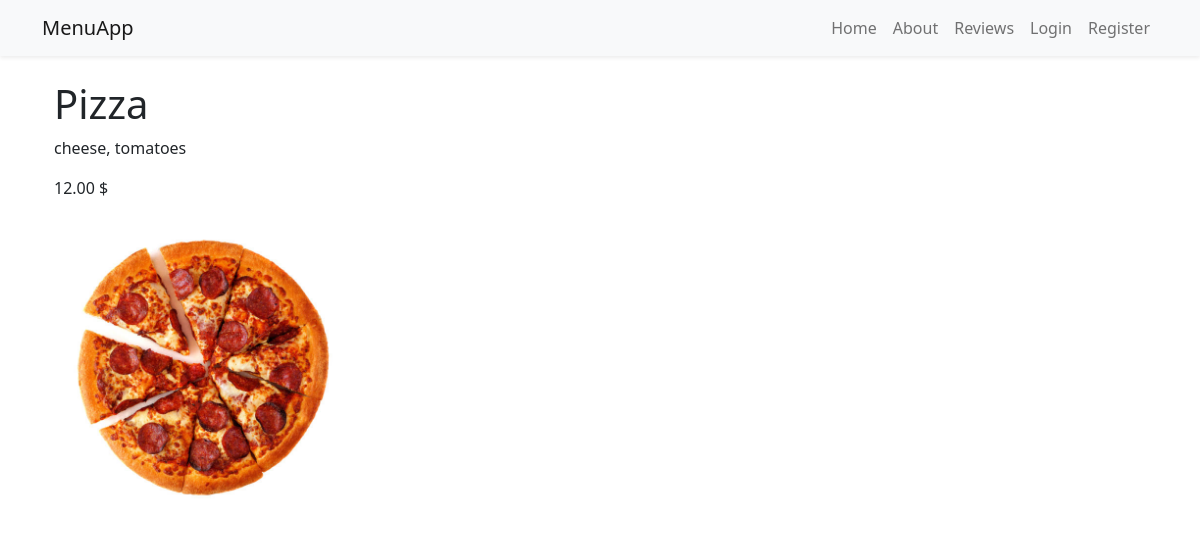
The page /item/5/ on the database its author committed.
### restaurant_menu/models.py (models this page shows, shortened)
class Item(models.Model):
    meal = models.CharField(max_length=50)
    description = models.CharField(max_length=2000)
    price = models.DecimalField(decimal_places=2, max_digits=6)
    meal_type = models.CharField(choices=MEAL_TYPE)
    author = models.ForeignKey(User, on_delete=models.CASCADE)
    status = models.IntegerField(choices=STATUS, default=1)
    date_created = models.DateTimeField(auto_now_add=True)
    date_updated = models.DateTimeField(auto_now=True)
    image = models.ImageField(upload_to='images/', null=True, blank=True)

### restaurant_menu/views.py (the view)
# urls.py: path('item/<int:pk>/', views.MenuItemDetail.as_view(), name='menu_item'),
class MenuItemDetail(generic.DetailView):
    model = Item
    template_name = 'menu_item_detail.html'

### templates/menu_item_detail.html
{% extends 'base.html' %}
{% block content %}
    <div class="container">
    <h1>{{item.meal}}</h1>
    <p>{{item.description}}</p>
    <p>{{item.price}} $</p>
        <div>
            {% if item.image %}<img src="{{ item.image.url }}" alt="{{ item.meal }}" class="img-fluid rounded" style="max-width: 300px;">
            {% endif %}
</div>
    </div>
{% endblock content%}

### rows shown on the page
Item: meal "Pizza", description "cheese, tomatoes", price "12.00", image (picture)
